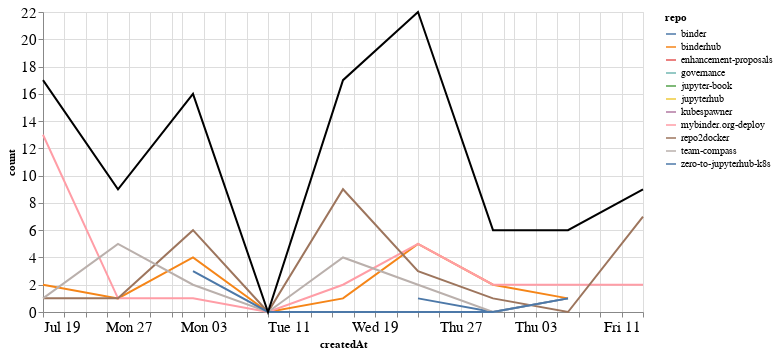

Source (notebook cell):
### Markdown cell above
## Comments

### Code cell
comments_time = comments.groupby('repo').resample('W', on='createdAt').count()['author'].reset_index()
comments_time = comments_time.rename(columns={'author': 'count'})
comments_time_total = comments_time.groupby('createdAt').agg({"count": "sum"}).reset_index()
ch1 = alt.Chart(comments_time, width=600).mark_line().encode(
    x='createdAt',
    y='count',
    color='repo',
    tooltip="repo"
)

ch2 = alt.Chart(comments_time_total, width=600).mark_line(color="black").encode(
    x='createdAt',
    y='count',
)

ch1 + ch2

### Figure 1 — Vega-Lite specification as saved in the notebook (floating-point values rounded to 4 significant figures)
{"config": {"axisLeft": {"labelFontSize": 15}, "axisBottom": {"labelFontSize": 15}}, "layer": [{"data": {"name": "data-0bbbf77d9c3dcc4c2f406de5b06b3b58"}, "mark": "line", "encoding": {"color": {"type": "nominal", "field": "repo"}, "tooltip": {"type": "nominal", "field": "repo"}, "x": {"type": "temporal", "field": "createdAt"}, "y": {"type": "quantitative", "field": "count"}}, "width": 600}, {"data": {"name": "data-aef7280c1bd0dea7ad51566640900c6f"}, "mark": {"type": "line", "color": "black"}, "encoding": {"x": {"type": "temporal", "field": "createdAt"}, "y": {"type": "quantitative", "field": "count"}}, "width": 600}], "$schema": "https://vega.github.io/schema/vega-lite/v4.8.1.json", "datasets": {"data-0bbbf77d9c3dcc4c2f406de5b06b3b58": [{"repo": "binder", "createdAt": "2020-08-23T00:00:00", "count": 1}, {"repo": "binder", "createdAt": "2020-08-30T00:00:00", "count": 0}, {"repo": "binder", "createdAt": "2020-09-06T00:00:00", "count": 1}, {"repo": "binderhub", "createdAt": "2020-07-19T00:00:00", "count": 2}, {"repo": "binderhub", "createdAt": "2020-07-26T00:00:00", "count": 1}, {"repo": "binderhub", "createdAt": "2020-08-02T00:00:00", "count": 4}, {"repo": "binderhub", "createdAt": "2020-08-09T00:00:00", "count": 0}, {"repo": "binderhub", "createdAt": "2020-08-16T00:00:00", "count": 1}, {"repo": "binderhub", "createdAt": "2020-08-23T00:00:00", "count": 5}, {"repo": "binderhub", "createdAt": "2020-08-30T00:00:00", "count": 2}, {"repo": "binderhub", "createdAt": "2020-09-06T00:00:00", "count": 1}, {"repo": "enhancement-proposals", "createdAt": "2020-08-16T00:00:00", "count": 1}, {"repo": "governance", "createdAt": "2020-08-23T00:00:00", "count": 2}, {"repo": "jupyter-book", "createdAt": "2020-08-30T00:00:00", "count": 1}, {"repo": "jupyterhub", "createdAt": "2020-08-23T00:00:00", "count": 4}, {"repo": "kubespawner", "createdAt": "2020-07-26T00:00:00", "count": 1}, {"repo": "mybinder.org-deploy", "createdAt": "2020-07-19T00:00:00", "count": 13}, {"repo": "mybinder.org-deploy", "createdAt": "2020-07-26T00:00:00", "count": 1}, {"repo": "mybinder.org-deploy", "createdAt": "2020-08-02T00:00:00", "count": 1}, {"repo": "mybinder.org-deploy", "createdAt": "2020-08-09T00:00:00", "count": 0}, {"repo": "mybinder.org-deploy", "createdAt": "2020-08-16T00:00:00", "count": 2}, {"repo": "mybinder.org-deploy", "createdAt": "2020-08-23T00:00:00", "count": 5}, {"repo": "mybinder.org-deploy", "createdAt": "2020-08-30T00:00:00", "count": 2}, {"repo": "mybinder.org-deploy", "createdAt": "2020-09-06T00:00:00", "count": 2}, {"repo": "mybinder.org-deploy", "createdAt": "2020-09-13T00:00:00", "count": 2}, {"repo": "repo2docker", "createdAt": "2020-07-19T00:00:00", "count": 1}, {"repo": "repo2docker", "createdAt": "2020-07-26T00:00:00", "count": 1}, {"repo": "repo2docker", "createdAt": "2020-08-02T00:00:00", "count": 6}, {"repo": "repo2docker", "createdAt": "2020-08-09T00:00:00", "count": 0}, {"repo": "repo2docker", "createdAt": "2020-08-16T00:00:00", "count": 9}, {"repo": "repo2docker", "createdAt": "2020-08-23T00:00:00", "count": 3}, {"repo": "repo2docker", "createdAt": "2020-08-30T00:00:00", "count": 1}, {"repo": "repo2docker", "createdAt": "2020-09-06T00:00:00", "count": 0}, {"repo": "repo2docker", "createdAt": "2020-09-13T00:00:00", "count": 7}, {"repo": "team-compass", "createdAt": "2020-07-19T00:00:00", "count": 1}, {"repo": "team-compass", "createdAt": "2020-07-26T00:00:00", "count": 5}, {"repo": "team-compass", "createdAt": "2020-08-02T00:00:00", "count": 2}, {"repo": "team-compass", "createdAt": "2020-08-09T00:00:00", "count": 0}, {"repo": "team-compass", "createdAt": "2020-08-16T00:00:00", "count": 4}, {"repo": "team-compass", "createdAt": "2020-08-23T00:00:00", "count": 2}, {"repo": "team-compass", "createdAt": "2020-08-30T00:00:00", "count": 0}, {"repo": "team-compass", "createdAt": "2020-09-06T00:00:00", "count": 1}, {"repo": "zero-to-jupyterhub-k8s", "createdAt": "2020-08-02T00:00:00", "count": 3}, {"repo": "zero-to-jupyterhub-k8s", "createdAt": "2020-08-09T00:00:00", "count": 0}, {"repo": "zero-to-jupyterhub-k8s", "createdAt": "2020-08-16T00:00:00", "count": 0}, {"repo": "zero-to-jupyterhub-k8s", "createdAt": "2020-08-23T00:00:00", "count": 0}, {"repo": "zero-to-jupyterhub-k8s", "createdAt": "2020-08-30T00:00:00", "count": 0}, {"repo": "zero-to-jupyterhub-k8s", "createdAt": "2020-09-06T00:00:00", "count": 1}], "data-aef7280c1bd0dea7ad51566640900c6f": [{"createdAt": "2020-07-19T00:00:00", "count": 17}, {"createdAt": "2020-07-26T00:00:00", "count": 9}, {"createdAt": "2020-08-02T00:00:00", "count": 16}, {"createdAt": "2020-08-09T00:00:00", "count": 0}, {"createdAt": "2020-08-16T00:00:00", "count": 17}, {"createdAt": "2020-08-23T00:00:00", "count": 22}, {"createdAt": "2020-08-30T00:00:00", "count": 6}, {"createdAt": "2020-09-06T00:00:00", "count": 6}, {"createdAt": "2020-09-13T00:00:00", "count": 9}]}}
